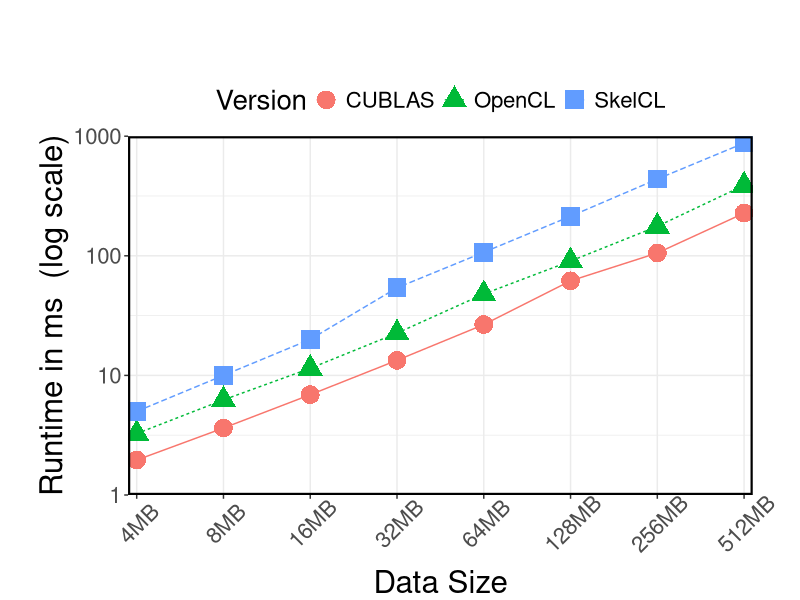
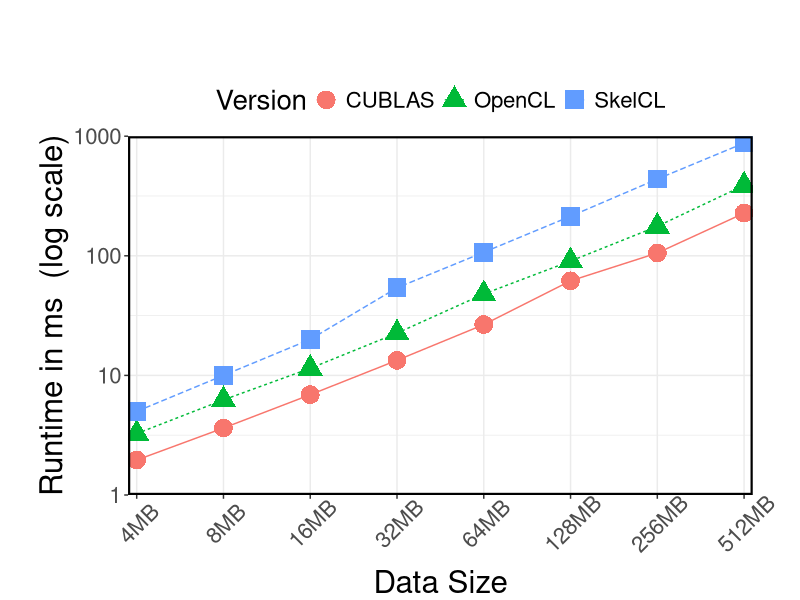

Recreate these plots in R, in order.
require('ggplot2')
require('grid')
require('reshape2')

# row.names = NULL forces numbering of the lines and, thus, preserves the order
performance <- read.csv("dotProduct.csv", sep=";", comment.char="#", header=TRUE, row.names=NULL)
performance <- melt(performance)
colnames(performance) <- c("Size", "Version", "value")

rownumbers <- as.integer(row.names(performance))

# ====Default settins====
theme <- theme_bw() +
  theme(text = element_text(size = 20),
        axis.title = element_text(size = rel(1.125), vjust = 1),
        axis.text.x = element_text(angle = 45, vjust = 0.7),
        panel.border = element_rect(linetype = "solid", colour = "black", size = 1.5),
        plot.margin = unit(c(2,1.2,0,1), 'cm'),
        legend.position="top")

labs <- labs(x = "Data Size", y = "Runtime in ms  (log scale)")

# create plot
plot <- ggplot(performance, aes(x = reorder(Size, rownumbers), y = value, group=Version, color = Version)) +
  geom_line(aes(linetype=Version)) +
  geom_point(size=6, aes(shape=Version)) +
  scale_y_log10(expand = c(0,0), limits = c(1,1000)) +
  scale_x_discrete(expand=c(0,0.1)) +
  labs + theme

# save plot to file
ggsave(file = "dotProduct.pdf", width = 6, height = 5)

plot
